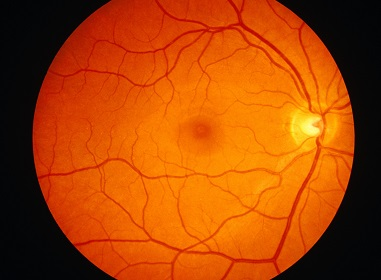
#> input picture Brightest spot detection/retina.jpg, 381 x 280 px
$ python Finding_bright_spot_of_retina.py --image retina.jpg
#> lines starting #> are read from the running program, lines starting #| are printed output that depends on the picture; after the words box and inside, x2 and y2 are one past the last pixel; in counts of white or black regions, pixels touching at a corner belong together
import numpy as np
import argparse
import cv2

ap = argparse.ArgumentParser()
ap.add_argument("-i", "--image", required=True, help="path to the image file")
ap.add_argument("-r", "--radius", type=int, help="radius of Gaussian blur; must be odd")
args = vars(ap.parse_args())

# Load the image
image = cv2.imread(args["image"])
#> image is the input picture: shape (280, 381, 3); mean B, G, R 4.6, 68.8, 166.7
cv2.imshow("Original", image)
cv2.waitKey(0)

# Make a copy of the original image
orig = image.copy()

# Convert the image to grayscale
gray = cv2.cvtColor(image, cv2.COLOR_BGR2GRAY)
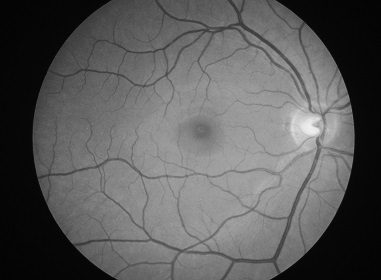
#> gray: shape (280, 381); min 0, max 241, mean 90.7
cv2.imshow("Gray Image", gray)
cv2.waitKey(0)

# Apply Gaussian blur to the grayscale image
if args["radius"]:
    gray = cv2.GaussianBlur(gray, (args["radius"], args["radius"]), 0)

# Find the location of the maximum intensity in the blurred image
(minVal, maxVal, minLoc, maxLoc) = cv2.minMaxLoc(gray)
#> minVal = 0; maxVal = 241; minLoc = (74, 253); maxLoc = (308, 126)

# Draw a circle around the maximum intensity location
image = orig.copy()
cv2.circle(image, maxLoc, args["radius"], (255, 0, 0), 2)
#> image: shape (280, 381, 3); under 0.01% of pixels changed, all inside (x1, y1, x2, y2) = (307, 125, 310, 128)

# Display the output image with the circle drawn
cv2.imshow("Output", image)
cv2.waitKey(0)
cv2.destroyAllWindows()
